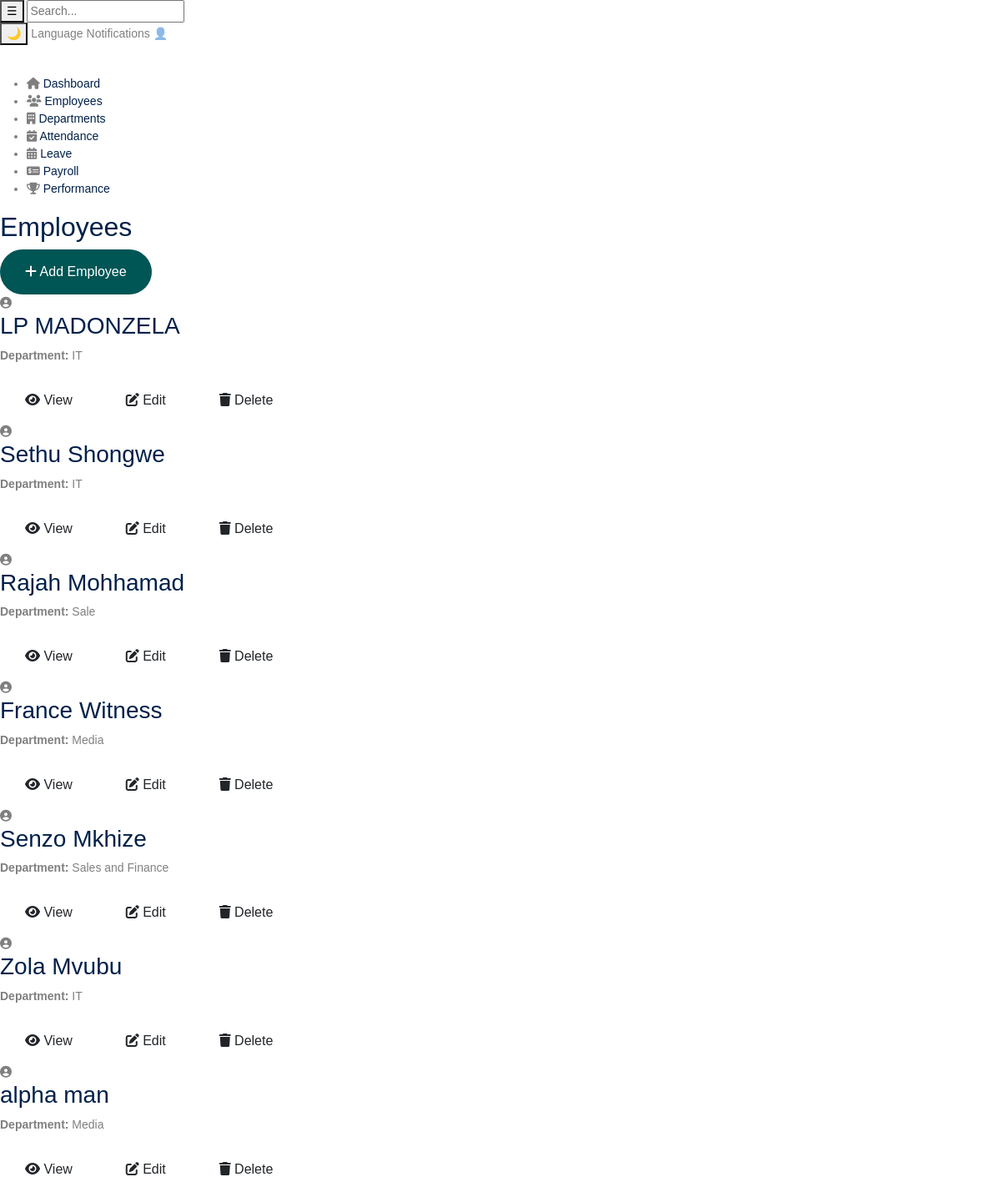
/hr/employees/, run on an earlier commit of the app's database.
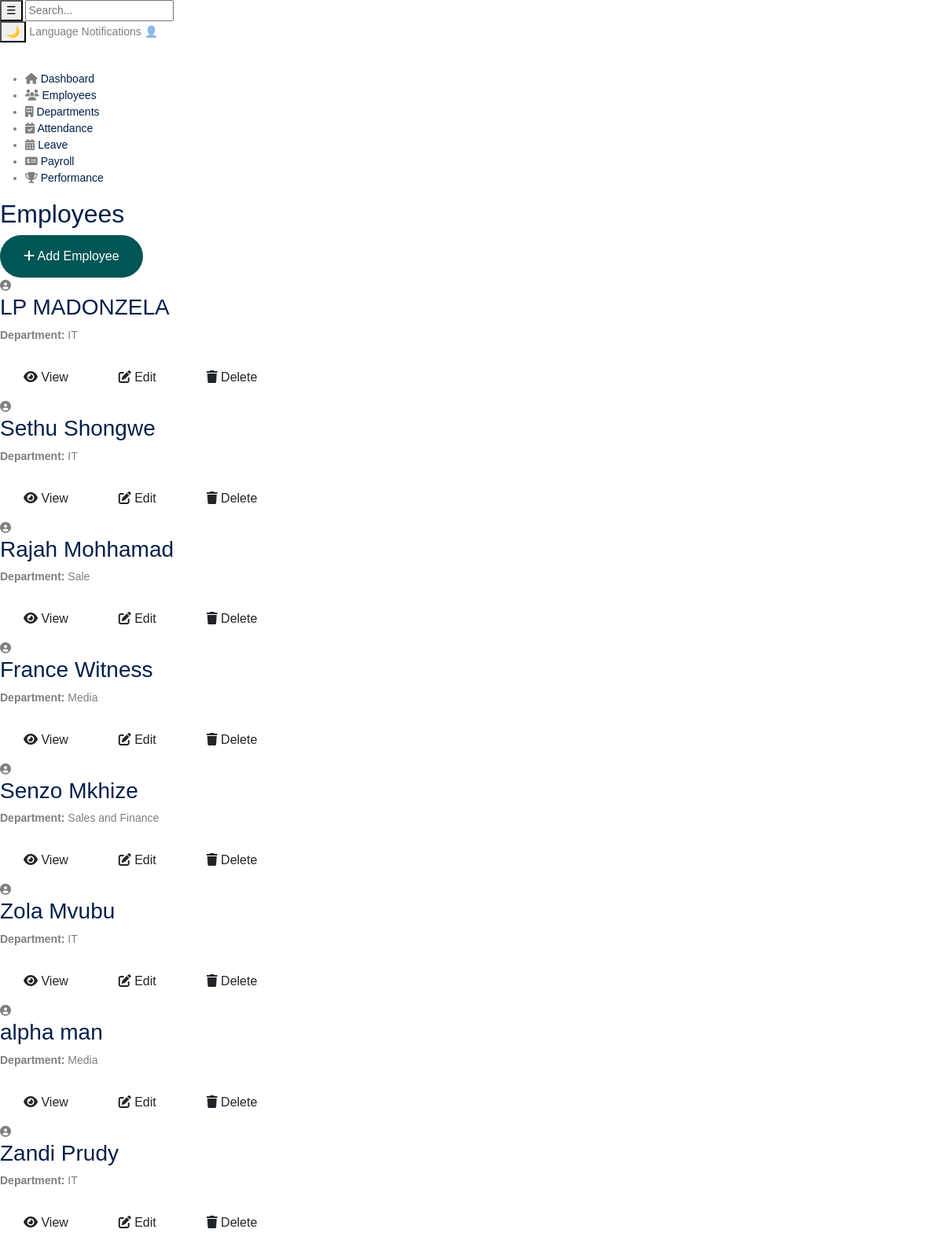
And on a later commit of the database.
### hr/models.py (models this page shows, shortened)
class Employee(models.Model):
    user = models.OneToOneField(User, on_delete=models.CASCADE)
    department = models.ForeignKey(Department, on_delete=models.CASCADE)
    first_name = models.CharField(max_length=50)
    last_name = models.CharField(max_length=50)
    email = models.EmailField(unique=True)
    role = models.ForeignKey(Role, on_delete=models.CASCADE)
    date_joined = models.DateField(auto_now_add=True)

class Department(models.Model):
    name = models.CharField(max_length=100)
    description = models.TextField(blank=True)
    def __str__(self):
        return self.name

### hr/views.py (the view)
# urls.py: path('employees/', EmployeesView.as_view(), name='employees'),
class EmployeesView(View):
    def get(self, request):
        template = loader.get_template('hr/pages/employees.html')
        employees = Employee.objects.all()
        context = {
            'employees': employees,
            'department_count': Department.objects.count(),
        }
        return HttpResponse(template.render(context, request))

### hr/templates/hr/pages/employees.html (shortened to what this page needs)
{% extends "hr/base/base.html" %}
{% block content %}
<section class="content">
            <div class="page-header">
                <h2>Employees</h2>
                <a href="{% url 'employee_create' %}" class="btn btn-primary">
                    <i class="fas fa-plus"></i> Add Employee
                </a>
            </div>
            <div class="employee-table">
               {% for employee in employees %}
                <div class="employee-card">
                    <div class="emp-photo">
                        <i class="fas fa-user-circle"></i>
                    </div>
                    <div class="emp-info">
                        <h3>{{ employee.first_name }} {{ employee.last_name }}</h3>
                        <p><strong>Department:</strong> {{ employee.department }}</p>
                    </div>
                    <div class="employee-actions">
                        <a href="{% url 'employee_detail' employee.pk %}" class="btn btn-view">
                            <i class="fas fa-eye"></i> View
                        </a>
                        <a href="{% url 'employee_update' employee.pk %}" class="btn btn-edit">
                            <i class="fas fa-edit"></i> Edit
                        </a>
                        <a href="{% url 'employee_delete' employee.pk %}" class="btn btn-delete">
                            <i class="fas fa-trash"></i> Delete
                        </a>
                    </div>
                </div>
                {% empty %}
                <p>No employees found.</p>
                {% endfor %}
            </div>
        </section>
{% endblock %}

What changed in the data, as far as the page shows it:
added Employee: first_name "Zandi", last_name "Prudy", department "IT"
